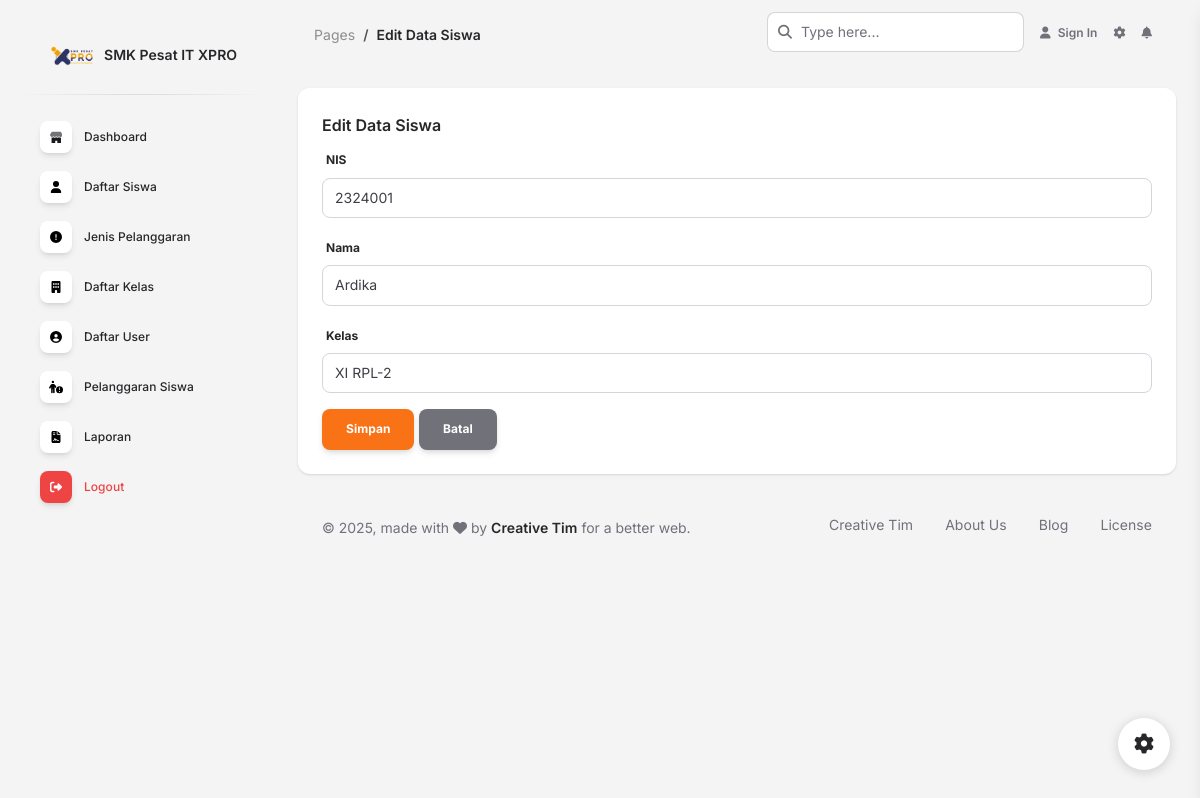
The app's page /pages/edit_siswa.php?id_siswa=1 with its own data.
### tables this page shows
CREATE TABLE `tbl_siswa` (
  `id_siswa` int NOT NULL,
  `nis` varchar(50) NOT NULL,
  `nama` varchar(50) NOT NULL,
  `kelas` varchar(50) NOT NULL
);

### pages/edit_siswa.php (the view, shortened to what this page needs)
<?php
include "koneksi.php";
include "header.php" ;
$id_siswa = $_GET['id_siswa'];
$data_siswa_per_id = "select * from tbl_siswa where id_siswa = '$id_siswa'";
$go = mysqli_query($koneksi, $data_siswa_per_id);
$ambil_data = mysqli_fetch_assoc($go);
?>
    <div class="container-fluid py-4">
      <div class="row">
        <div class="col-12">
          <div class="card mb-4">
            <div class="card-header pb-0">
              <h6>Edit Data Siswa</h6>
            </div>
            <div class="card-body px-0 pt-0 pb-2">
              <div class="table-responsive px-4">
              <form action="" method="POST">
            <div class="form-group">
              <label for="example-text-input" class="form-control-label">NIS</label>
              <input class="form-control" type="text" value="<?=$ambil_data['nis']?>" name="nis" required>
            </div>
            <div class="form-group">
                <label for="example-text-input" class="form-control-label">Nama</label>
                <input class="form-control" type="text" value="<?=$ambil_data['nama']?>" name="nama" required>
            </div>
            <div class="form-group">
                <label for="example-text-input" class="form-control-label">Kelas</label>
                <input class="form-control" type="text" value="<?=$ambil_data['kelas']?>" name="kelas" required>
            </div>
            <button type="submit" class="btn btn-primary" name='go'>Simpan</button>
            <a href="siswa.php" class="btn btn-secondary">Batal</a>
              </form>
              </div>
            </div>
          </div>
        </div>
      </div>
      <footer class="footer pt-3  ">
        <div class="container-fluid">
          <div class="row align-items-center justify-content-lg-between">
            <div class="col-lg-6 mb-lg-0 mb-4">
              <div class="copyright text-center text-sm text-muted text-lg-start">
                © ,
                made with <i class="fa fa-heart"></i> by
                <a href="https://www.creative-tim.com" class="font-weight-bold" target="_blank">Creative Tim</a>
                for a better web.
              </div>
            </div>
            <div class="col-lg-6">
              <ul class="nav nav-footer justify-content-center justify-content-lg-end">
                <li class="nav-item">
                  <a href="https://www.creative-tim.com" class="nav-link text-muted" target="_blank">Creative Tim</a>
                </li>
                <li class="nav-item">
                  <a href="https://www.creative-tim.com/presentation" class="nav-link text-muted" target="_blank">About Us</a>
                </li>
                <li class="nav-item">
                  <a href="https://www.creative-tim.com/blog" class="nav-link text-muted" target="_blank">Blog</a>
                </li>
                <li class="nav-item">
                  <a href="https://www.creative-tim.com/license" class="nav-link pe-0 text-muted" target="_blank">License</a>
                </li>
              </ul>
            </div>
          </div>
        </div>
      </footer>
    </div>
  </main>
  <div class="fixed-plugin">
    <a class="fixed-plugin-button text-dark position-fixed px-3 py-2">
      <i class="fa fa-cog py-2"> </i>
    </a>
  </div>
</body>
</html>

### records on screen
tbl_siswa: nis "2324001", nama "Ardika", kelas "XI RPL-2"
